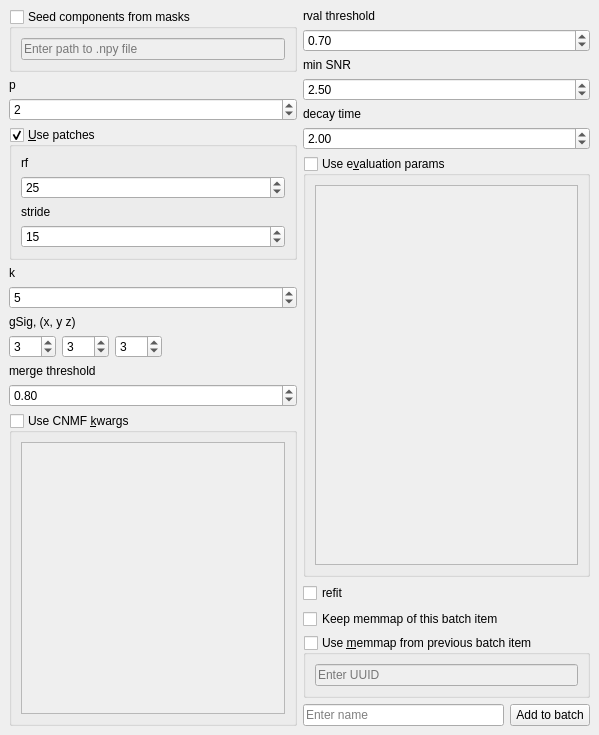
<?xml version="1.0" encoding="UTF-8"?>
<ui version="4.0">
 <class>CNMF3D_template</class>
 <widget class="QDockWidget" name="CNMF3D_template">
  <property name="geometry">
   <rect>
    <x>0</x>
    <y>0</y>
    <width>599</width>
    <height>735</height>
   </rect>
  </property>
  <property name="floating">
   <bool>true</bool>
  </property>
  <property name="windowTitle">
   <string>&amp;CNMF 3D</string>
  </property>
  <widget class="QWidget" name="dockWidgetContents">
   <layout class="QVBoxLayout" name="verticalLayout_7">
    <item>
     <layout class="QHBoxLayout" name="horizontalLayout_3">
      <item>
       <layout class="QVBoxLayout" name="verticalLayout_4">
        <item>
         <widget class="QGroupBox" name="groupBox_seed_components">
          <property name="toolTip">
           <string>Useful if trying out different paramters for the same input image stack.</string>
          </property>
          <property name="title">
           <string>Seed components from masks</string>
          </property>
          <property name="checkable">
           <bool>true</bool>
          </property>
          <property name="checked">
           <bool>false</bool>
          </property>
          <layout class="QVBoxLayout" name="verticalLayout_9">
           <item>
            <widget class="QLineEdit" name="lineEdit_seed_components_path">
             <property name="placeholderText">
              <string>Enter path to .npy file</string>
             </property>
            </widget>
           </item>
          </layout>
         </widget>
        </item>
        <item>
         <widget class="QLabel" name="label_6">
          <property name="text">
           <string>p</string>
          </property>
         </widget>
        </item>
        <item>
         <widget class="QSpinBox" name="spinBox_p">
          <property name="value">
           <number>2</number>
          </property>
         </widget>
        </item>
        <item>
         <widget class="QGroupBox" name="groupBox_use_patches">
          <property name="title">
           <string>&amp;Use patches</string>
          </property>
          <property name="flat">
           <bool>false</bool>
          </property>
          <property name="checkable">
           <bool>true</bool>
          </property>
          <layout class="QVBoxLayout" name="verticalLayout">
           <item>
            <widget class="QLabel" name="label">
             <property name="text">
              <string>rf</string>
             </property>
            </widget>
           </item>
           <item>
            <widget class="QSpinBox" name="spinBox_rf">
             <property name="maximum">
              <number>9999</number>
             </property>
             <property name="singleStep">
              <number>5</number>
             </property>
             <property name="value">
              <number>25</number>
             </property>
            </widget>
           </item>
           <item>
            <widget class="QLabel" name="label_2">
             <property name="text">
              <string>stride</string>
             </property>
            </widget>
           </item>
           <item>
            <widget class="QSpinBox" name="spinBox_stride">
             <property name="maximum">
              <number>9999</number>
             </property>
             <property name="singleStep">
              <number>5</number>
             </property>
             <property name="value">
              <number>15</number>
             </property>
            </widget>
           </item>
          </layout>
         </widget>
        </item>
        <item>
         <widget class="QLabel" name="label_3">
          <property name="text">
           <string>k</string>
          </property>
         </widget>
        </item>
        <item>
         <widget class="QSpinBox" name="spinBox_k">
          <property name="maximum">
           <number>9999</number>
          </property>
          <property name="value">
           <number>5</number>
          </property>
         </widget>
        </item>
        <item>
         <widget class="QLabel" name="label_4">
          <property name="text">
           <string>gSig, (x, y z)</string>
          </property>
         </widget>
        </item>
        <item>
         <layout class="QHBoxLayout" name="horizontalLayout">
          <item>
           <widget class="QSpinBox" name="spinBox_gSig_x">
            <property name="maximum">
             <number>999</number>
            </property>
            <property name="value">
             <number>3</number>
            </property>
           </widget>
          </item>
          <item>
           <widget class="QSpinBox" name="spinBox_gSig_y">
            <property name="maximum">
             <number>999</number>
            </property>
            <property name="value">
             <number>3</number>
            </property>
           </widget>
          </item>
          <item>
           <widget class="QSpinBox" name="spinBox_gSig_z">
            <property name="maximum">
             <number>999</number>
            </property>
            <property name="value">
             <number>3</number>
            </property>
           </widget>
          </item>
          <item>
           <spacer name="horizontalSpacer">
            <property name="orientation">
             <enum>Qt::Horizontal</enum>
            </property>
            <property name="sizeHint" stdset="0">
             <size>
              <width>40</width>
              <height>20</height>
             </size>
            </property>
           </spacer>
          </item>
         </layout>
        </item>
        <item>
         <widget class="QLabel" name="label_5">
          <property name="text">
           <string>merge threshold</string>
          </property>
         </widget>
        </item>
        <item>
         <widget class="QDoubleSpinBox" name="doubleSpinBox_merge_threshold">
          <property name="minimum">
           <double>0.010000000000000</double>
          </property>
          <property name="maximum">
           <double>1.000000000000000</double>
          </property>
          <property name="singleStep">
           <double>0.010000000000000</double>
          </property>
          <property name="value">
           <double>0.800000000000000</double>
          </property>
         </widget>
        </item>
        <item>
         <widget class="QGroupBox" name="groupBox_cnmf_kwargs">
          <property name="toolTip">
           <string>You can enter additional kwargs to pass for CNMF instantiation.
Use single quotes for strings, do not use double quotes.</string>
          </property>
          <property name="statusTip">
           <string/>
          </property>
          <property name="title">
           <string>Use CNMF &amp;kwargs</string>
          </property>
          <property name="checkable">
           <bool>true</bool>
          </property>
          <property name="checked">
           <bool>false</bool>
          </property>
          <layout class="QVBoxLayout" name="verticalLayout_3">
           <item>
            <widget class="QPlainTextEdit" name="plainTextEdit_cnmf_kwargs">
             <property name="toolTip">
              <string>You can enter additional kwargs to pass for CNMF instantiation.
Use single quotes for strings, do not use double quotes.</string>
             </property>
            </widget>
           </item>
          </layout>
         </widget>
        </item>
       </layout>
      </item>
      <item>
       <layout class="QVBoxLayout" name="verticalLayout_6">
        <item>
         <widget class="QLabel" name="label_7">
          <property name="text">
           <string>rval threshold</string>
          </property>
         </widget>
        </item>
        <item>
         <widget class="QDoubleSpinBox" name="doubleSpinBox_rval">
          <property name="maximum">
           <double>1.000000000000000</double>
          </property>
          <property name="singleStep">
           <double>0.010000000000000</double>
          </property>
          <property name="value">
           <double>0.700000000000000</double>
          </property>
         </widget>
        </item>
        <item>
         <widget class="QLabel" name="label_8">
          <property name="text">
           <string>min SNR</string>
          </property>
         </widget>
        </item>
        <item>
         <widget class="QDoubleSpinBox" name="doubleSpinBox_minSNR">
          <property name="singleStep">
           <double>0.250000000000000</double>
          </property>
          <property name="value">
           <double>2.500000000000000</double>
          </property>
         </widget>
        </item>
        <item>
         <widget class="QLabel" name="label_9">
          <property name="text">
           <string>decay time</string>
          </property>
         </widget>
        </item>
        <item>
         <widget class="QDoubleSpinBox" name="doubleSpinBox_decay_time">
          <property name="minimum">
           <double>0.250000000000000</double>
          </property>
          <property name="value">
           <double>2.000000000000000</double>
          </property>
         </widget>
        </item>
        <item>
         <widget class="QGroupBox" name="groupBox_eval_kwargs">
          <property name="toolTip">
           <string>You can enter additional parameters to use for component evaluation.
Use single quotes for strings, do not use double quotes</string>
          </property>
          <property name="title">
           <string>Use e&amp;valuation params</string>
          </property>
          <property name="checkable">
           <bool>true</bool>
          </property>
          <property name="checked">
           <bool>false</bool>
          </property>
          <layout class="QVBoxLayout" name="verticalLayout_5">
           <item>
            <widget class="QPlainTextEdit" name="plainTextEdit_eval_kwargs">
             <property name="toolTip">
              <string>You can enter additional parameters to use for component evaluation.
Use single quotes for strings, do not use double quotes</string>
             </property>
            </widget>
           </item>
          </layout>
         </widget>
        </item>
        <item>
         <widget class="QCheckBox" name="checkBox_refit">
          <property name="text">
           <string>refit</string>
          </property>
         </widget>
        </item>
        <item>
         <widget class="QCheckBox" name="checkBox_keep_memmap">
          <property name="toolTip">
           <string>Keep the memmap of this batch item.
If unchecked the memmap will be deleted 
after this batch item is processed unless it 
is required for a later batch item.</string>
          </property>
          <property name="text">
           <string>Keep memmap of this batch item</string>
          </property>
         </widget>
        </item>
        <item>
         <widget class="QGroupBox" name="groupBox_use_previous_memmap">
          <property name="toolTip">
           <string>Useful if trying out different paramters for the same input image stack.</string>
          </property>
          <property name="title">
           <string>Use &amp;memmap from previous batch item</string>
          </property>
          <property name="checkable">
           <bool>true</bool>
          </property>
          <property name="checked">
           <bool>false</bool>
          </property>
          <layout class="QVBoxLayout" name="verticalLayout_2">
           <item>
            <widget class="QLineEdit" name="lineEdit_memmap_uuid">
             <property name="placeholderText">
              <string>Enter UUID</string>
             </property>
            </widget>
           </item>
          </layout>
         </widget>
        </item>
        <item>
         <layout class="QHBoxLayout" name="horizontalLayout_2">
          <item>
           <widget class="QLineEdit" name="lineEdit_name">
            <property name="toolTip">
             <string>Enter a name for this batch item</string>
            </property>
            <property name="placeholderText">
             <string>Enter name</string>
            </property>
           </widget>
          </item>
          <item>
           <widget class="QPushButton" name="pushButton_add_to_batch">
            <property name="text">
             <string>Add to batch</string>
            </property>
           </widget>
          </item>
         </layout>
        </item>
       </layout>
      </item>
     </layout>
    </item>
   </layout>
  </widget>
 </widget>
 <tabstops>
  <tabstop>groupBox_seed_components</tabstop>
  <tabstop>lineEdit_seed_components_path</tabstop>
  <tabstop>spinBox_p</tabstop>
  <tabstop>groupBox_use_patches</tabstop>
  <tabstop>spinBox_rf</tabstop>
  <tabstop>spinBox_stride</tabstop>
  <tabstop>spinBox_k</tabstop>
  <tabstop>spinBox_gSig_x</tabstop>
  <tabstop>spinBox_gSig_y</tabstop>
  <tabstop>spinBox_gSig_z</tabstop>
  <tabstop>doubleSpinBox_merge_threshold</tabstop>
  <tabstop>groupBox_cnmf_kwargs</tabstop>
  <tabstop>plainTextEdit_cnmf_kwargs</tabstop>
  <tabstop>doubleSpinBox_rval</tabstop>
  <tabstop>doubleSpinBox_minSNR</tabstop>
  <tabstop>doubleSpinBox_decay_time</tabstop>
  <tabstop>groupBox_eval_kwargs</tabstop>
  <tabstop>plainTextEdit_eval_kwargs</tabstop>
  <tabstop>checkBox_refit</tabstop>
  <tabstop>checkBox_keep_memmap</tabstop>
  <tabstop>groupBox_use_previous_memmap</tabstop>
  <tabstop>lineEdit_memmap_uuid</tabstop>
  <tabstop>lineEdit_name</tabstop>
  <tabstop>pushButton_add_to_batch</tabstop>
 </tabstops>
 <resources/>
 <connections>
  <connection>
   <sender>lineEdit_name</sender>
   <signal>returnPressed()</signal>
   <receiver>pushButton_add_to_batch</receiver>
   <slot>click()</slot>
   <hints>
    <hint type="sourcelabel">
     <x>178</x>
     <y>683</y>
    </hint>
    <hint type="destinationlabel">
     <x>226</x>
     <y>686</y>
    </hint>
   </hints>
  </connection>
 </connections>
</ui>
